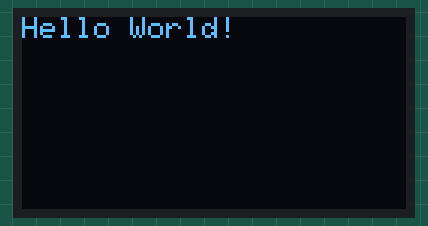
Recording of a program running on a simulated ESP32. Shown: 128×64 one-colour display.

Above: at 0.1 s.
At 0.6 s:
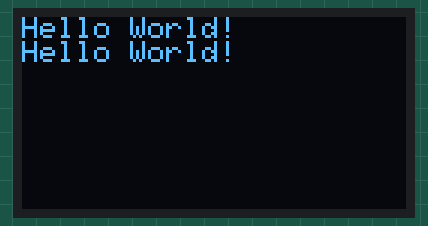
At 1.2 s:
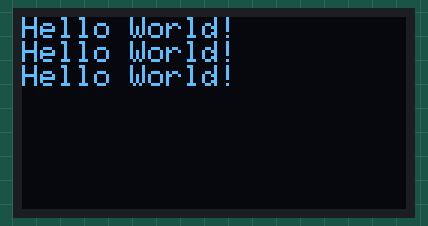
At 1.7 s:
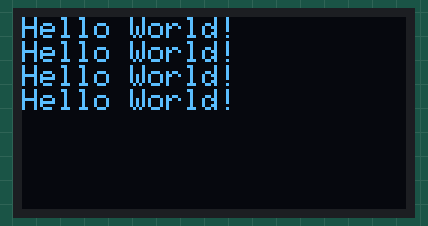
At 2.7 s:
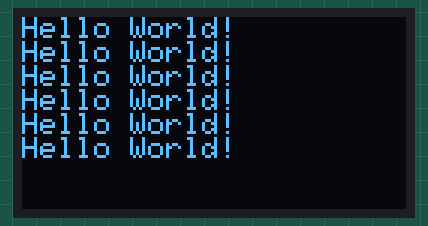
At 3.8 s:
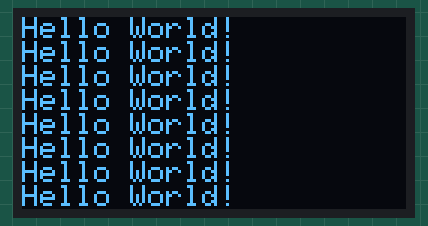

Measured:
- by itself, everything shown: repeats every 4.2 s, in 9 steps
- what the display in image 1 shows lasts 0.5 s, from 0.6 s to 1.1 s

The program:

main.cpp
```cpp
#include <Arduino.h>
#include <Wire.h>
#include <Adafruit_SSD1306.h>

#define SCREEN_WIDTH 128
#define SCREEN_HEIGHT 64

Adafruit_SSD1306 display(SCREEN_WIDTH, SCREEN_HEIGHT, &Wire, -1);
int count = 0;

void setup()
{
	Serial.begin(115200);
	display.begin(SSD1306_SWITCHCAPVCC, 0x3C);
	display.clearDisplay();
	display.setTextSize(1);
	display.setTextColor(SSD1306_WHITE);
	display.setCursor(0, 0);
}

void loop()
{
	if (count == 8)
	{
		display.clearDisplay();
		display.setCursor(0, 0);
		display.display();
		count = 0;
	}

	display.println("Hello World!");
	display.display();
	++count;
	delay(500);
}
```
